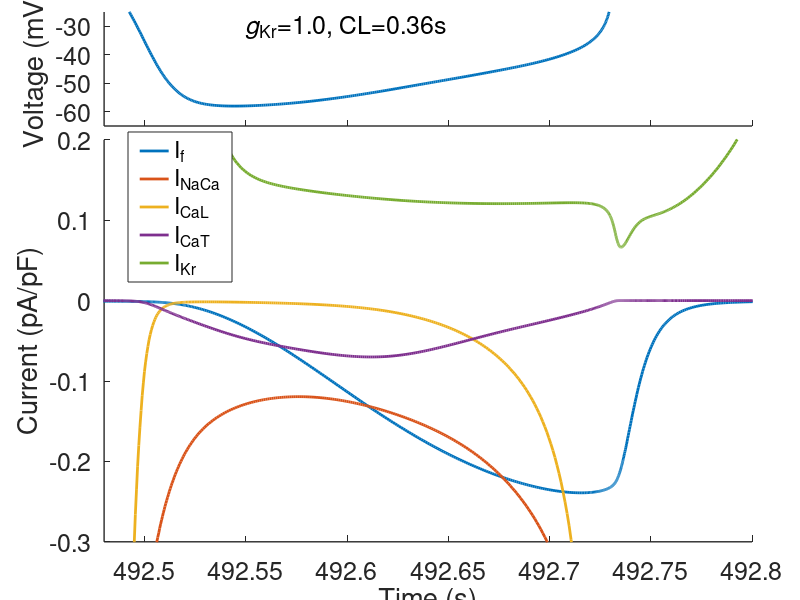
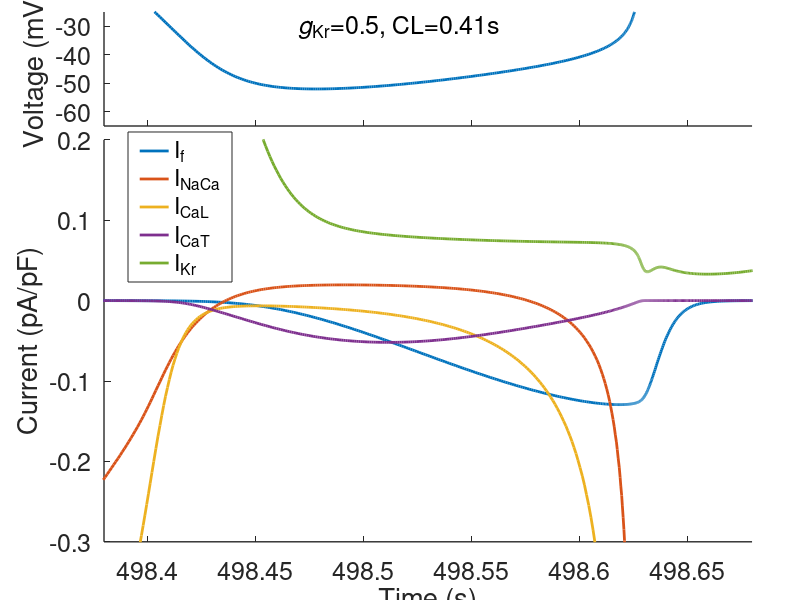

The MATLAB script that drew these images, in order:
% Script reproduces Figure12
% Corresponding data are in files 'Figure12_data1' and 'Figure12_data2'

% All input parameters values of the model are saved in the 'parameters'
% Matlab structure. 

% AP time series and currents are saved in the 'SeveriOutput' structure.
% All time series are cropped and only data displayed in the figure are
% available. The time vector shows the actual time of the simulation.


clear 
close all

load Figure12_data1

f1=figure;
% set(f1,'position',[178 87 668 900])

% ind1 = 700000;
% ind2 = ind1+700;

time = SeveriOutput.time;
volt = SeveriOutput.volt;

% time = (time-450)*100;

If = SeveriOutput.If;
INaCa = SeveriOutput.INaCa;
ICaL = SeveriOutput.ICaL;
ICaT = SeveriOutput.ICaT;
IKr = SeveriOutput.IKr;

%%%%%%%%%

% If = If(ind1:ind2);
% INaCa = INaCa(ind1:ind2);
% ICaL = ICaL(ind1:ind2);
% ICaT = ICaT(ind1:ind2);
% IKr = IKr(ind1:ind2);
% 
% biomarkers = Severi_findfiducial(time,volt);
% CL1 = biomarkers.CL;
% 
% time = time(ind1:ind2);
% volt = volt(ind1:ind2);

%%%%%%%%%

sp(1)=subplot(211);
p1=plot(time,volt);
% axis tight

% set(p1,'linewidth',2)



% t1=title(['Rabbit SAN, gKr=1, CL: 355 ms']);
yl1 = ylabel('Voltage (mV)');

set(gca,'ylim',[-65 -25])
set(gca,'xlim',[492.48 492.8])

tx = text(492.55,-30,'{\itg}_{Kr}=1.0, CL=0.36s');
set(tx,'fontsize',18);

set(gca,'fontsize',18)
set(gca,'linewidth',1)
set(gca,'xticklabel',[])

pos1=get(gca,'position');
set(gca,'position',[0.13 0.79 0.81 0.19]);
set(gca,'box','off')

%%%%%%%%%%%%%%%%%%%%%%%%%%%%%%%%%%%%

sp(2)=subplot(212);
hold on
p2=plot(time,If);
p3=plot(time,INaCa);
p4=plot(time,ICaL);
p5=plot(time,ICaT);
p6=plot(time,IKr);
% axis tight

yl2 = ylabel('Current (pA/pF)');
xl2 = xlabel('Time (s)');
set(sp(2),'ylim',[-0.3 0.2])

set([p1,p2,p3,p4,p5,p6],'linewidth',2)

set(gca,'position',[0.13 0.11 0.81 0.67])

leg1 = legend('I_f','I_{NaCa}','I_{CaL}','I_{CaT}','I_{Kr}');
set(leg1,'position',[0.16 0.53 0.13 0.168])

set(gca,'xlim',[492.48 492.8])

linkaxes(sp,'x')

set(gca,'fontsize',18)
set(gca,'linewidth',1)

set(gca,'ytick',[-0.3 -0.2 -0.1 0 0.1 0.2])


pos2=get(gca,'position');
set(gca,'position',[0.13 0.097 0.81 0.67]);

% print -dtiff SeveriCurr_gKr1x3.tiff

%%%%%%%%%%%%%%%%%%%%%%%%%%%%%%%%%%%%%%%%%%%%%

load Figure12_data2
% IKr205 = FabbriOutput.IKr;

f2=figure;
% set(f2,'position',[977 87 668 900])

% ind1 = 653200;
% ind2 = ind1+700;

time2 = SeveriOutput.time;
volt2 = SeveriOutput.volt;

If2 = SeveriOutput.If;
INaCa2 = SeveriOutput.INaCa;
ICaL2 = SeveriOutput.ICaL;
ICaT2 = SeveriOutput.ICaT;
IKr2 = SeveriOutput.IKr;

%%%%%%%%%%%%%%%%%%

% If2 = If2(ind1:ind2);
% INaCa2 = INaCa2(ind1:ind2);
% ICaL2 = ICaL2(ind1:ind2);
% ICaT2 = ICaT2(ind1:ind2);
% IKr2 = IKr2(ind1:ind2);
% 
% biomarkers2 = Severi_findfiducial(time2,volt2);
% CL2 = biomarkers2.CL;
% 
% time2 = time2(ind1:ind2);
% volt2 = volt2(ind1:ind2);

%%%%%%%%%%%%%%%%%%%%%%%%%%5

sp2(1)=subplot(211);
p1=plot(time2,volt2);

yl3 = ylabel('Voltage (mV)');
% xl2 = xlabel('Time (ms)')

% axis tight



% t2=title(['Rabbit SAN, gKr=0.5, CL: 411 ms']);

set(gca,'ylim',[-65 -25])

tx = text(498.47,-30,'{\itg}_{Kr}=0.5, CL=0.41s');
set(tx,'fontsize',18);

set(gca,'fontsize',18)
set(gca,'linewidth',1)
set(gca,'xticklabel',[])

pos1=get(gca,'position');
set(gca,'position',[0.13 0.79 0.81 0.19]);
set(gca,'box','off')

%%%%%%%%%%%%%%%%%%%%%%%%%%%%%%%%%%%%%%%%%%%%%%%%%%


sp2(2)=subplot(212);
hold on
p2=plot(time2,If2);
p3=plot(time2,INaCa2);
p4=plot(time2,ICaL2);
p5=plot(time2,ICaT2);
p6=plot(time2,IKr2);
% plot(time2(ind1:ind2),IKr205(ind1:ind2))
% axis tight

yl4 = ylabel('Current (pA/pF)');
xl2 = xlabel('Time (s)')

set([p1,p2,p3,p4,p5,p6],'linewidth',2)

set(sp2(2),'ylim',[-0.3 0.2])

set(gca,'fontsize',18)
set(gca,'linewidth',1)

pos1=get(gca,'position');
set(gca,'position',[0.13 0.097 0.81 0.67]);

set(gca,'ytick',[-0.3 -0.2 -0.1 0 0.1 0.2])

linkaxes(sp2,'x')

leg2 = legend('I_f','I_{NaCa}','I_{CaL}','I_{CaT}','I_{Kr}');

set(leg2,'position',[0.16 0.53 0.13 0.168])

set(gca,'ytick',[-0.3 -0.2 -0.1 0 0.1 0.2])

set(gca,'xlim',[498.38 498.68])

% print -dtiff SeveriCurr_gKr05x3.tiff
